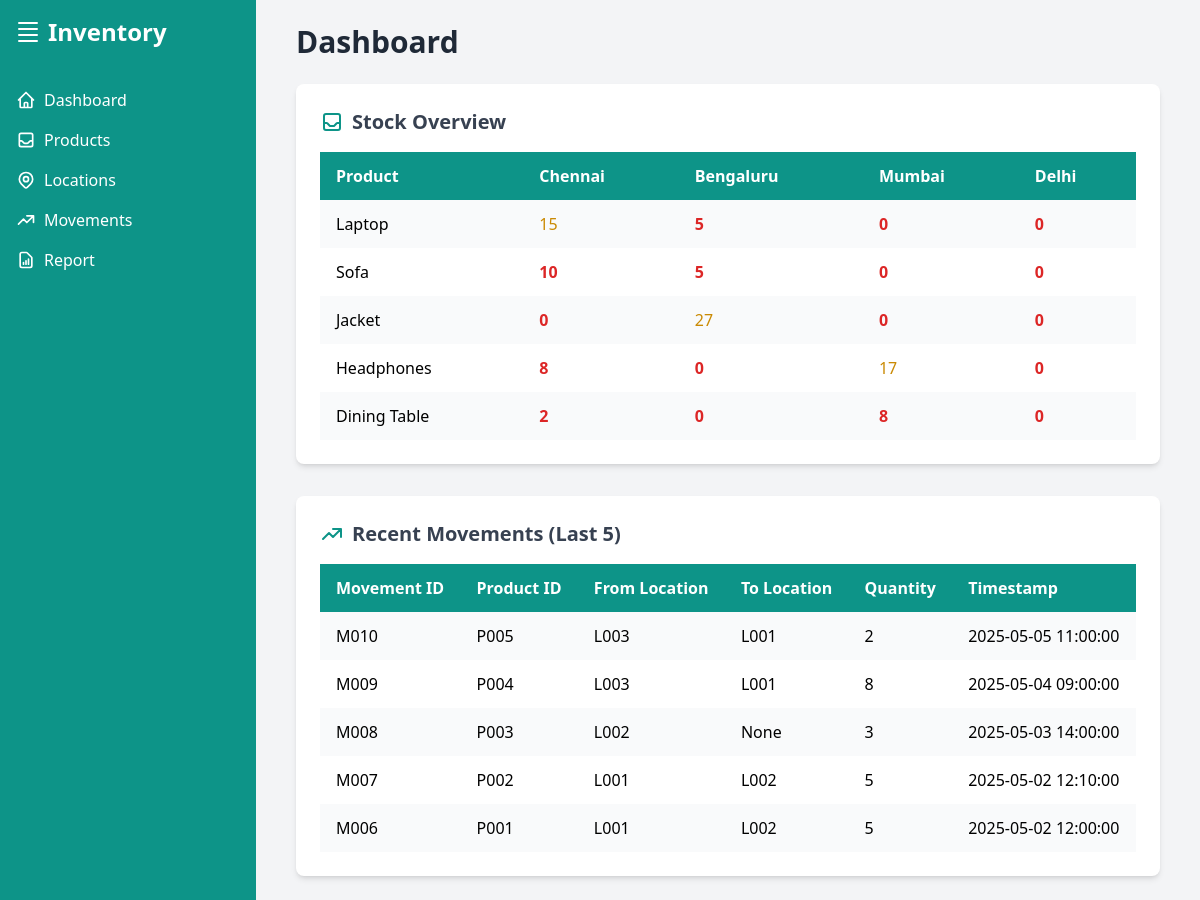
The page / on the database its author committed.
### tables this page shows
CREATE TABLE locations (
    location_id TEXT PRIMARY KEY,
    city TEXT
);

CREATE TABLE products (
    product_id TEXT PRIMARY KEY,
    name TEXT NOT NULL,
    type TEXT,
    description TEXT,
    condition TEXT,
    price REAL NOT NULL CHECK (price > 0 AND price <= 1000)
);

CREATE TABLE movements (
    movement_id TEXT PRIMARY KEY,
    product_id TEXT NOT NULL,
    from_location TEXT,
    to_location TEXT,
    qty INTEGER NOT NULL CHECK (qty > 0),
    timestamp TEXT NOT NULL,
    FOREIGN KEY (product_id) REFERENCES products (product_id),
    FOREIGN KEY (from_location) REFERENCES locations (location_id),
    FOREIGN KEY (to_location) REFERENCES locations (location_id),
    CHECK (from_location != to_location),
    CHECK (from_location IS NOT NULL OR to_location IS NOT NULL)
);

### app.py (the view)
@app.route('/')
def home():
    conn = get_db()
    products = conn.execute('SELECT * FROM products').fetchall()
    locations = conn.execute('SELECT * FROM locations').fetchall()
    movements = conn.execute('SELECT * FROM movements ORDER BY timestamp DESC LIMIT 5').fetchall()
    stock_data = {product['product_id']: {location['location_id']: 0 for location in locations} for product in products}
    for movement in conn.execute('SELECT * FROM movements'):
        product_id = movement['product_id']
        qty = movement['qty']
        from_location = movement['from_location']
        to_location = movement['to_location']
        if from_location:
            stock_data[product_id][from_location] -= qty
        if to_location:
            stock_data[product_id][to_location] += qty
    conn.close()
    return render_template('home.html', products=products, locations=locations, stock_data=stock_data, movements=movements)

### app.py (called while the page is built)
def get_db():
    conn = sqlite3.connect(DATABASE)
    conn.row_factory = sqlite3.Row
    return conn

### Templates/home.html (shortened to what this page needs)
{% extends 'base.html' %}
{% block content %}
<h1 class="text-3xl font-bold text-gray-800 mb-6">Dashboard</h1>
<div class="bg-white p-6 rounded-lg shadow-md mb-8">
    <h2 class="text-xl font-semibold text-gray-700 mb-4 flex items-center">
        Stock Overview
    </h2>
    {% if products and locations %}
        <div class="overflow-x-auto">
            <table class="min-w-full">
                <thead>
                    <tr class="bg-teal-600 text-white">
                        <th class="py-3 px-4 text-left">Product</th>
                        {% for location in locations %}
                            <th class="py-3 px-4 text-left">{{ location.city }}</th>
                        {% endfor %}
                    </tr>
                </thead>
                <tbody>
                    {% for product in products %}
                        <tr class="{% if loop.index0 % 2 == 0 %}bg-gray-50{% else %}bg-white{% endif %} hover:bg-gray-100">
                            <td class="py-3 px-4">{{ product.name }}</td>
                            {% for location in locations %}
                                <td class="py-3 px-4">
                                    <span class="{% if stock_data[product.product_id][location.location_id] <= 10 %}text-red-600 font-semibold{% elif stock_data[product.product_id][location.location_id] <= 50 %}text-yellow-600{% else %}text-green-600{% endif %}">
                                        {{ stock_data[product.product_id][location.location_id] }}
                                    </span>
                                </td>
                            {% endfor %}
                        </tr>
                    {% endfor %}
                </tbody>
            </table>
        </div>
    {% else %}
        <p class="text-gray-600 italic">No stock data available.</p>
    {% endif %}
</div>
<div class="bg-white p-6 rounded-lg shadow-md">
    <h2 class="text-xl font-semibold text-gray-700 mb-4 flex items-center">
        <svg class="w-6 h-6 mr-2 text-teal-600" fill="none" stroke="currentColor" viewBox="0 0 24 24" xmlns="http://www.w3.org/2000/svg">
            <path stroke-linecap="round" stroke-linejoin="round" stroke-width="2" d="M13 7h8m0 0v8m0-8l-8 8-4-4-6 6"></path>
        </svg>
        Recent Movements (Last 5)
    </h2>
    {% if movements %}
        <div class="overflow-x-auto">
            <table class="min-w-full">
                <thead>
                    <tr class="bg-teal-600 text-white">
                        <th class="py-3 px-4 text-left">Movement ID</th>
                        <th class="py-3 px-4 text-left">Product ID</th>
                        <th class="py-3 px-4 text-left">From Location</th>
                        <th class="py-3 px-4 text-left">To Location</th>
                        <th class="py-3 px-4 text-left">Quantity</th>
                        <th class="py-3 px-4 text-left">Timestamp</th>
                    </tr>
                </thead>
                <tbody>
                    {% for movement in movements %}
                        <tr class="{% if loop.index0 % 2 == 0 %}bg-gray-50{% else %}bg-white{% endif %} hover:bg-gray-100">
                            <td class="py-3 px-4">{{ movement.movement_id }}</td>
                            <td class="py-3 px-4">{{ movement.product_id }}</td>
                            <td class="py-3 px-4">{{ movement.from_location or 'None' }}</td>
                            <td class="py-3 px-4">{{ movement.to_location or 'None' }}</td>
                            <td class="py-3 px-4">{{ movement.qty }}</td>
                            <td class="py-3 px-4">{{ movement.timestamp }}</td>
                        </tr>
                    {% endfor %}
                </tbody>
            </table>
        </div>
    {% else %}
        <p class="text-gray-600 italic">No recent movements.</p>
    {% endif %}
</div>
{% endblock %}

### Templates/base.html (shortened to what this page needs)
<!DOCTYPE html>
<html lang="en">
<head>
    <script src="https://cdn.tailwindcss.com"></script>
</head>
<body class="bg-gray-100 min-h-screen flex flex-col">
    <div class="sidebar fixed inset-y-0 left-0 w-64 bg-teal-600 text-white transform transition-transform duration-300 ease-in-out md:transform-none">
        <div class="p-4">
            <h1 class="text-2xl font-bold flex items-center">
                <svg class="w-6 h-6 mr-2" fill="none" stroke="currentColor" viewBox="0 0 24 24" xmlns="http://www.w3.org/2000/svg">
                    <path stroke-linecap="round" stroke-linejoin="round" stroke-width="2" d="M3 3h18M3 9h18M3 15h18M3 21h18"></path>
                </svg>
                 Inventory
            </h1>
        </div>
        <nav class="mt-4">
            <a href="{{ url_for('home') }}" class="block py-2 px-4 flex items-center hover:bg-teal-700">
                Dashboard
            </a>
            <a href="{{ url_for('view_products') }}" class="block py-2 px-4 flex items-center hover:bg-teal-700">
                Products
            </a>
            <a href="{{ url_for('view_locations') }}" class="block py-2 px-4 flex items-center hover:bg-teal-700">
                Locations
            </a>
            <a href="{{ url_for('view_movements') }}" class="block py-2 px-4 flex items-center hover:bg-teal-700">
                <svg class="w-5 h-5 mr-2" fill="none" stroke="currentColor" viewBox="0 0 24 24" xmlns="http://www.w3.org/2000/svg">
                    <path stroke-linecap="round" stroke-linejoin="round" stroke-width="2" d="M13 7h8m0 0v8m0-8l-8 8-4-4-6 6"></path>
                </svg>
                Movements
            </a>
            <a href="{{ url_for('product_movement_report') }}" class="block py-2 px-4 flex items-center hover:bg-teal-700">
                Report
            </a>
        </nav>
    </div>
    <div class="flex-1 content-shift md:ml-64 transition-all duration-300 ease-in-out">
        <div class="max-w-4xl mx-auto px-4 py-6">
            {% block content %}
            {% endblock %}
        </div>
    </div>
</body>
</html>

### rows shown on the page
locations: city "Chennai", stock_data "15", stock_data "10", stock_data "0", stock_data "8", stock_data "2"
locations: city "Bengaluru", stock_data "5", stock_data "27", stock_data "0"
locations: city "Mumbai", stock_data "0", stock_data "17", stock_data "8"
locations: city "Delhi", stock_data "0"
products: name "Laptop"
products: name "Sofa"
products: name "Jacket"
products: name "Headphones"
products: name "Dining Table"
movements: movement_id "M010", product_id "P005", from_location "L003", to_location "L001", qty "2", timestamp "2025-05-05 11:00:00"
movements: movement_id "M009", product_id "P004", from_location "L003", to_location "L001", qty "8", timestamp "2025-05-04 09:00:00"
movements: movement_id "M008", product_id "P003", from_location "L002", to_location "None", qty "3", timestamp "2025-05-03 14:00:00"
movements: movement_id "M007", product_id "P002", from_location "L001", to_location "L002", qty "5", timestamp "2025-05-02 12:10:00"
movements: movement_id "M006", product_id "P001", from_location "L001", to_location "L002", qty "5", timestamp "2025-05-02 12:00:00"
